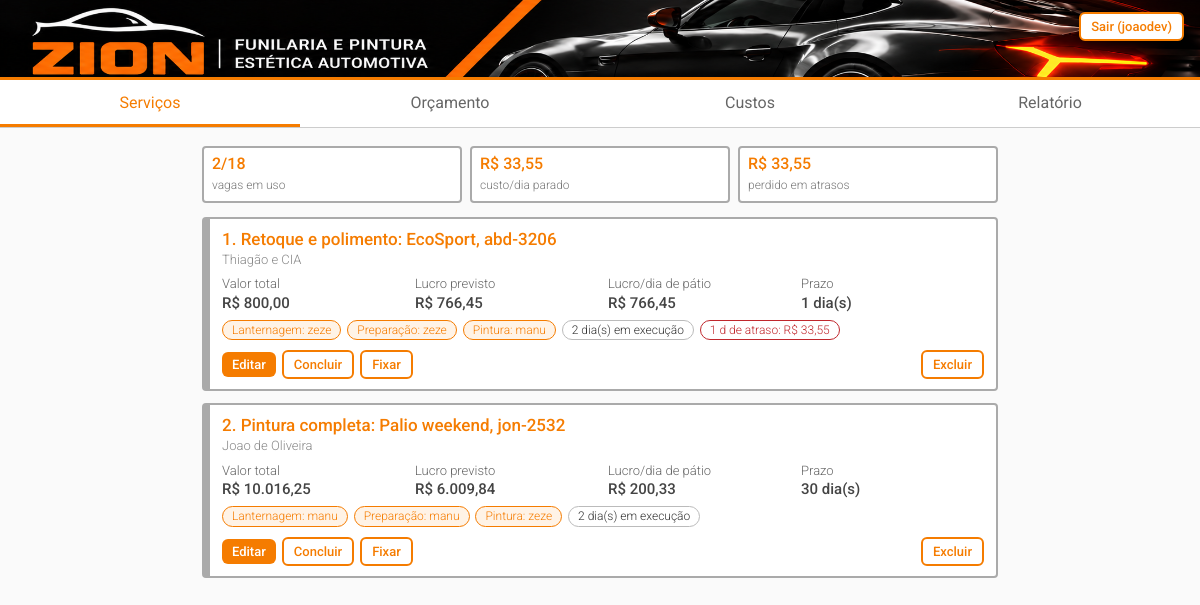
Page / (signed in) on the earlier database version.
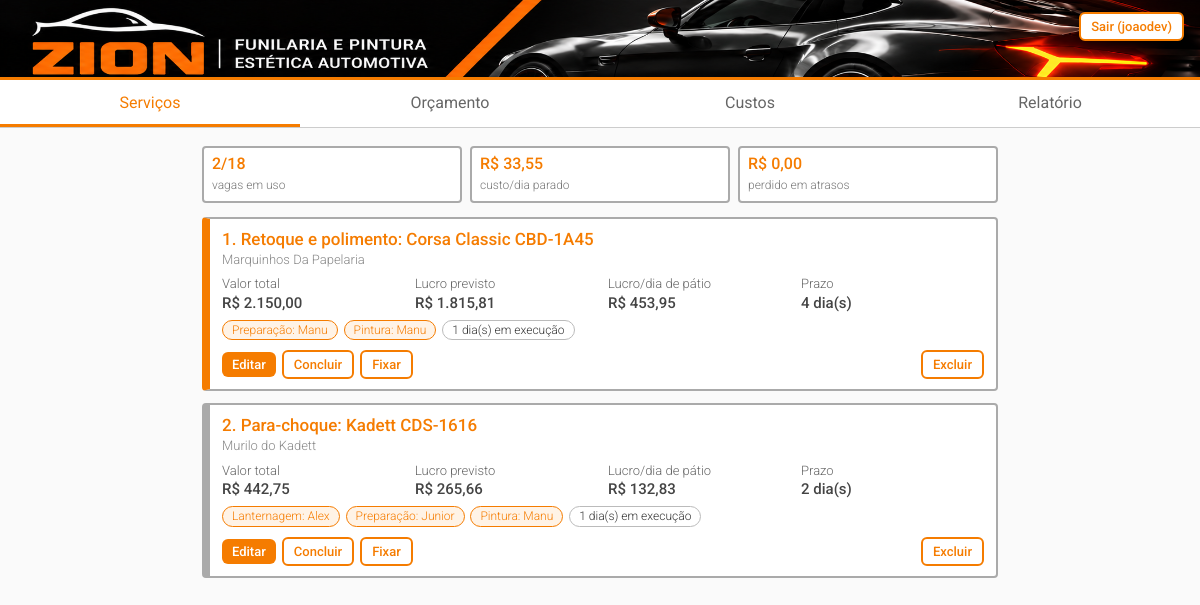
Same page on the later database version.
### oficina/models.py (models this page shows, shortened)
class ConfiguracaoCustos(models.Model):
    aluguel = models.DecimalField("Aluguel", max_digits=10, decimal_places=2, default=0)
    energia = models.DecimalField("Energia", max_digits=10, decimal_places=2, default=0)
    agua = models.DecimalField("Água", max_digits=10, decimal_places=2, default=0)
    salarios = models.DecimalField("Salários e encargos", max_digits=10, decimal_places=2, default=0)
    outros = models.DecimalField("Outros custos", max_digits=10, decimal_places=2, default=0)
    dias_uteis = models.PositiveIntegerField("Dias úteis no mês", default=22)
    vagas = models.PositiveIntegerField("Vagas do pátio", default=8)
    margem_padrao = models.DecimalField("Margem de lucro padrão (%)", max_digits=6, decimal_places=2, default=100)
    class Meta:
        verbose_name = "configuração de custos"
        verbose_name_plural = "configuração de custos"
    @classmethod
    def atual(cls):
        obj, _ = cls.objects.get_or_create(pk=1)
        return obj
    @property
    def total_mensal(self):
        return self.aluguel + self.energia + self.agua + self.salarios + self.outros
    @property
    def custo_dia(self):
        dias_vagas = self.dias_uteis * self.vagas
        return self.total_mensal / dias_vagas if dias_vagas else D0

class Servico(models.Model):
    TIPOS = [
        ("para-choque", "Para-choque"), ("retoque", "Retoque e polimento"),
        ("lanternagem", "Lanternagem"), ("pintura-parcial", "Pintura parcial"),
        ("pintura-completa", "Pintura completa"), ("outro", "Outro"),
    ]
    URGENCIAS = [("normal", "Normal"), ("alta", "Alta"), ("urgente", "Urgente")]
    STATUS = [("execucao", "Em execução"), ("concluido", "Concluído")]
    ETAPAS = [("lanternagem", "Lanternagem"), ("preparacao", "Preparação"), ("pintura", "Pintura")]
    cliente = models.CharField(max_length=120, blank=True)
    veiculo = models.CharField("Veículo e placa", max_length=120, blank=True)
    tipo = models.CharField("Tipo de serviço", max_length=20, choices=TIPOS)
    urgencia = models.CharField("Urgência", max_length=10, choices=URGENCIAS, default="normal")
    status = models.CharField(max_length=10, choices=STATUS, default="execucao")
    prazo = models.PositiveIntegerField("Prazo (dias)", default=1)
    preco = models.DecimalField("Valor total (R$)", max_digits=10, decimal_places=2)
    inicio = models.DateField("Início", default=timezone.localdate)
    fim = models.DateField("Conclusão", null=True, blank=True)
    fixado = models.BooleanField("Fixado no topo da fila", default=False)
    lanternagem = models.ForeignKey(Funcionario, null=True, blank=True, on_delete=models.SET_NULL,
                                    related_name="+", verbose_name="Lanternagem")
    preparacao = models.ForeignKey(Funcionario, null=True, blank=True, on_delete=models.SET_NULL,
                                   related_name="+", verbose_name="Preparação")
    pintura = models.ForeignKey(Funcionario, null=True, blank=True, on_delete=models.SET_NULL,
                                related_name="+", verbose_name="Pintura")
    materiais_reais = models.DecimalField("Materiais reais (R$)", max_digits=10, decimal_places=2,
                                          null=True, blank=True)
    erro = models.BooleanField("Deu errado (retrabalho ou prejuízo)", default=False)
    erro_etapa = models.CharField("Etapa do erro", max_length=12, choices=ETAPAS, blank=True)
    erro_custo = models.DecimalField("Custo do erro (R$)", max_digits=10, decimal_places=2, default=0)
    erro_obs = models.CharField("O que aconteceu", max_length=200, blank=True)
    def __str__(self):
        return f"{self.get_tipo_display()}: {self.veiculo or 'sem veículo'}"
    @property
    def custo_dia(self):
        if not hasattr(self, "_custo_dia"):
            self._custo_dia = ConfiguracaoCustos.atual().custo_dia
        return self._custo_dia
    @property
    def custo_materiais(self):
        return sum((m.preco for m in self.materiais.all()), D0)
    @property
    def custo_previsto(self):
        return self.custo_materiais + self.custo_dia * self.prazo
    @property
    def lucro_previsto(self):
        return self.preco - self.custo_previsto
    @property
    def lucro_dia(self):
        return self.lucro_previsto / max(1, self.prazo)
    @property
    def score(self):
        return self.lucro_dia * MULT_URGENCIA[self.urgencia]
    @property
    def dias(self):
        fim = self.fim or timezone.localdate()
        return max(1, (fim - self.inicio).days)
    @property
    def atraso(self):
        return max(0, self.dias - self.prazo)
    @property
    def custo_atraso(self):
        return self.atraso * self.custo_dia

class Funcionario(models.Model):
    nome = models.CharField(max_length=80, unique=True)
    class Meta:
        ordering = ["nome"]
    def __str__(self):
        return self.nome

class Material(models.Model):
    servico = models.ForeignKey(Servico, on_delete=models.CASCADE, related_name="materiais")
    nome = models.CharField(max_length=100, blank=True)
    preco = models.DecimalField("Preço (R$)", max_digits=10, decimal_places=2)

### oficina/views.py (the view)
# urls.py: path("", views.fila, name="fila"),
@login_required
def fila(request):
    cfg = ConfiguracaoCustos.atual()
    servicos = list(Servico.objects.filter(status="execucao")
                    .select_related(*ETAPAS).prefetch_related("materiais"))
    servicos.sort(key=lambda s: (not s.fixado, -s.score))
    return render(request, "oficina/fila.html", {
        "servicos": servicos, "cfg": cfg,
        "perdido_atrasos": sum((s.custo_atraso for s in servicos), D0),
    })

### oficina/templatetags/moeda.py (called while the page is built)
@register.filter
def brl(valor):
    try:
        v = Decimal(valor)
    except (InvalidOperation, TypeError, ValueError):
        v = Decimal("0")
    s = f"{abs(v):,.2f}".replace(",", "X").replace(".", ",").replace("X", ".")
    return ("-" if v < 0 else "") + "R$ " + s

### oficina/templates/oficina/fila.html (shortened to what this page needs)
{% extends "base.html" %}{% load moeda %}
{% block conteudo %}
<div class="stats">
 <div class="stat"><b>{{ servicos|length }}/{{ cfg.vagas }}</b><span>vagas em uso</span></div>
 <div class="stat"><b>{{ cfg.custo_dia|brl }}</b><span>custo/dia parado</span></div>
 <div class="stat"><b class="{% if perdido_atrasos > 0 %}neg{% endif %}">{{ perdido_atrasos|brl }}</b><span>perdido em atrasos</span></div>
</div>
{% for s in servicos %}
<article class="card {{ s.urgencia }}">
 <h3>{{ forloop.counter }}. {{ s }}</h3>
 <div class="meta">{{ s.cliente|default:"Cliente não informado" }}</div>
 <div class="facts">
  <span>Valor total<b>{{ s.preco|brl }}</b></span>
  <span>Lucro previsto<b class="{% if s.lucro_previsto < 0 %}neg{% else %}pos{% endif %}">{{ s.lucro_previsto|brl }}</b></span>
  <span>Lucro/dia de pátio<b class="{% if s.lucro_dia < 0 %}neg{% else %}pos{% endif %}">{{ s.lucro_dia|brl }}</b></span>
  <span>Prazo<b>{{ s.prazo }} dia(s)</b></span>
 </div>
 <div>
  {% if s.lanternagem %}<span class="tag exe">Lanternagem: {{ s.lanternagem }}</span>{% endif %}
  {% if s.preparacao %}<span class="tag exe">Preparação: {{ s.preparacao }}</span>{% endif %}
  {% if s.pintura %}<span class="tag exe">Pintura: {{ s.pintura }}</span>{% endif %}
  <span class="tag">{{ s.dias }} dia(s) em execução</span>
  {% if s.atraso > 0 %}<span class="tag bad">{{ s.atraso }} d de atraso: {{ s.custo_atraso|brl }}</span>{% endif %}
 </div>
 <div class="row">
  <a class="btn s" href="{% url 'servico_editar' s.pk %}">Editar</a>
  <form method="post" action="{% url 'servico_concluir' s.pk %}">{% csrf_token %}<button class="btn o s">Concluir</button></form>
  <form method="post" action="{% url 'servico_fixar' s.pk %}">{% csrf_token %}<button class="btn o s">{% if s.fixado %}Desafixar{% else %}Fixar{% endif %}</button></form>
  <a class="btn o s" style="margin-left:auto" href="{% url 'servico_excluir' s.pk %}">Excluir</a>
 </div>
</article>
{% empty %}
<div class="empty"><p><b>Nenhum serviço na fila.</b></p><a class="btn" href="{% url 'servico_novo' %}">Novo orçamento</a></div>
{% endfor %}
{% endblock %}

### oficina/templates/base.html (shortened to what this page needs)
{% load static %}<!doctype html>
<html lang="pt-br"><head><meta charset="utf-8">
<link rel="stylesheet" href="{% static 'css/style.css' %}">
</head><body>
<header class="zion-header">
<img src="{% static 'img/banner-zion.png' %}" alt="ZION Funilaria e Pintura" class="zion-banner">
{% if user.is_authenticated %}<form method="post" action="{% url 'logout' %}" class="logout-form">{% csrf_token %}<button class="btn o s">Sair ({{ user.username }})</button></form>{% endif %}
</header>
{% if user.is_authenticated %}
<nav>
 <a href="{% url 'fila' %}" {% if request.resolver_match.url_name == 'fila' %}class="on"{% endif %}>Serviços</a>
 <a href="{% url 'servico_novo' %}" {% if request.resolver_match.url_name == 'servico_novo' %}class="on"{% endif %}>Orçamento</a>
 <a href="{% url 'custos' %}" {% if request.resolver_match.url_name == 'custos' %}class="on"{% endif %}>Custos</a>
 <a href="{% url 'relatorio' %}" {% if request.resolver_match.url_name == 'relatorio' %}class="on"{% endif %}>Relatório</a>
</nav>
{% endif %}
<main>
{% block conteudo %}{% endblock %}
</main></body></html>

### oficina/static/css/style.css (style rules this page uses)
:root { --red:#F57C00;--ink:#333;--mut:#888;--bg:#fafafa;--ok:#17794C }
*,*::before,*::after { box-sizing:border-box }
body { margin:0;background:var(--bg);color:var(--ink);font:300 16px/1.4 Roboto,system-ui,sans-serif }
.zion-header { position:relative;width:100%;background:#000;border-bottom:3px solid var(--red);overflow:hidden }
.zion-banner { display:block;width:100%;height:auto }
.logout-form { position:absolute;top:12px;right:16px;z-index:2;margin:0 }
nav { background:#fff;border-bottom:1px solid #ccc;display:flex }
nav a { flex:1;text-align:center;padding:12px 4px;color:#666;text-decoration:none;font-weight:400 }
nav a.on { color:var(--red);box-shadow:inset 0 -3px var(--red) }
main { max-width:820px;margin:0 auto;padding:12px }
.pos { color:var(--ok) }
.btn { display:inline-block;border:0;background:var(--red);color:#fff;font:500 15px Roboto;border-radius:6px;padding:10px 16px;cursor:pointer;text-decoration:none }
.btn.o { background:#fff;color:var(--red);border:2px solid var(--red) }
.btn.s { padding:5px 10px;font-size:13px }
.card { border:2px solid #aaa;border-left:8px solid #aaa;border-radius:4px;background:#fff;padding:10px 12px;margin-bottom:12px }
.card.alta { border-left-color:var(--red) }
.card h3 { margin:0;font:500 17px Roboto;color:var(--red) }
.meta { font-size:13px;color:var(--mut);margin:2px 0 6px }
.facts { display:grid;grid-template-columns:repeat(4,1fr);gap:4px 10px;font-size:13px;color:#666;margin-bottom:6px }
.facts b { display:block;font:500 15px Roboto;color:#444 }
.tag { display:inline-block;border:1px solid #bbb;border-radius:99px;padding:1px 9px;font-size:12px;margin:2px 2px 2px 0 }
.tag.exe { background:#fff3e6;color:var(--red);border-color:var(--red) }
.row { display:flex;gap:6px;flex-wrap:wrap;margin-top:8px;align-items:center }
.row form { margin:0 }
.stats { display:grid;grid-template-columns:repeat(3,1fr);gap:8px;margin:6px 0 14px }
.stat { border:2px solid #aaa;border-radius:4px;background:#fff;padding:6px 8px }
.stat b { display:block;font:500 16px Roboto;color:var(--red) }
.stat span { font-size:12px;color:#777 }

Differences in the rows shown:
removed Servico: tipo+veiculo "Retoque e polimento: EcoSport, abd-3206", cliente "Thiagão e CIA", preco|brl "R$ 800,00", lucro_previsto|brl "R$ 766,45", lucro_dia|brl "R$ 766,45", prazo "1", lanternagem "zeze", preparacao "zeze", pintura "manu", dias "2", atraso "1", custo_atraso|brl "R$ 33,55", fixado "Fixar"
removed Servico: tipo+veiculo "Pintura completa: Palio weekend, jon-2532", cliente "Joao de Oliveira", preco|brl "R$ 10.016,25", lucro_previsto|brl "R$ 6.009,84", lucro_dia|brl "R$ 200,33", prazo "30", lanternagem "manu", preparacao "manu", pintura "zeze", dias "2", fixado "Fixar"
added Servico: tipo+veiculo "Retoque e polimento: Corsa Classic CBD-1A45", cliente "Marquinhos Da Papelaria", preco|brl "R$ 2.150,00", lucro_previsto|brl "R$ 1.815,81", lucro_dia|brl "R$ 453,95", prazo "4", preparacao "Manu", pintura "Manu", dias "1", fixado "Fixar", urgencia "alta" (drawn)
added Servico: tipo+veiculo "Para-choque: Kadett CDS-1616", cliente "Murilo do Kadett", preco|brl "R$ 442,75", lucro_previsto|brl "R$ 265,66", lucro_dia|brl "R$ 132,83", prazo "2", lanternagem "Alex", preparacao "Junior", pintura "Manu", dias "1", fixado "Fixar"
Other differences:
{{ perdido_atrasos|brl }}: "R$ 33,55" → "R$ 0,00"
